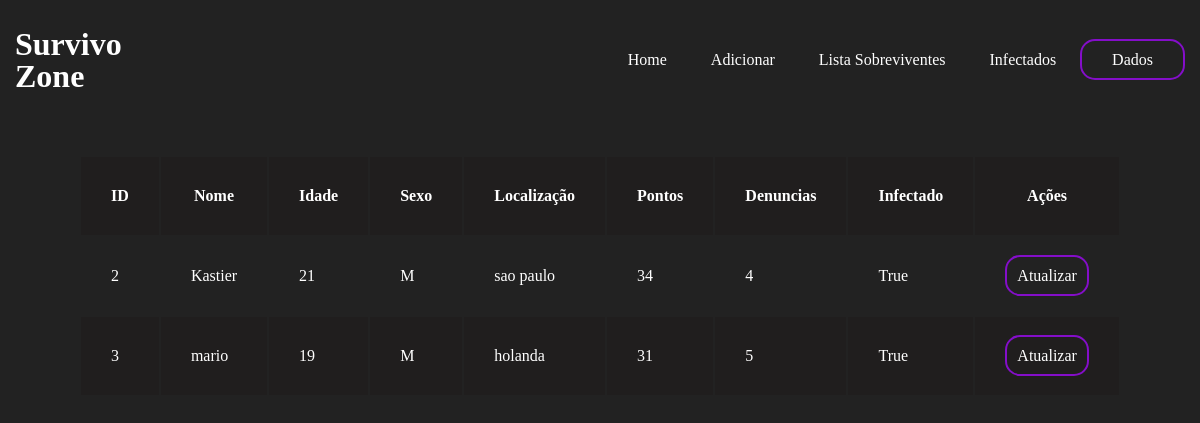
/lista_infectados/, run on an earlier commit of the app's database.
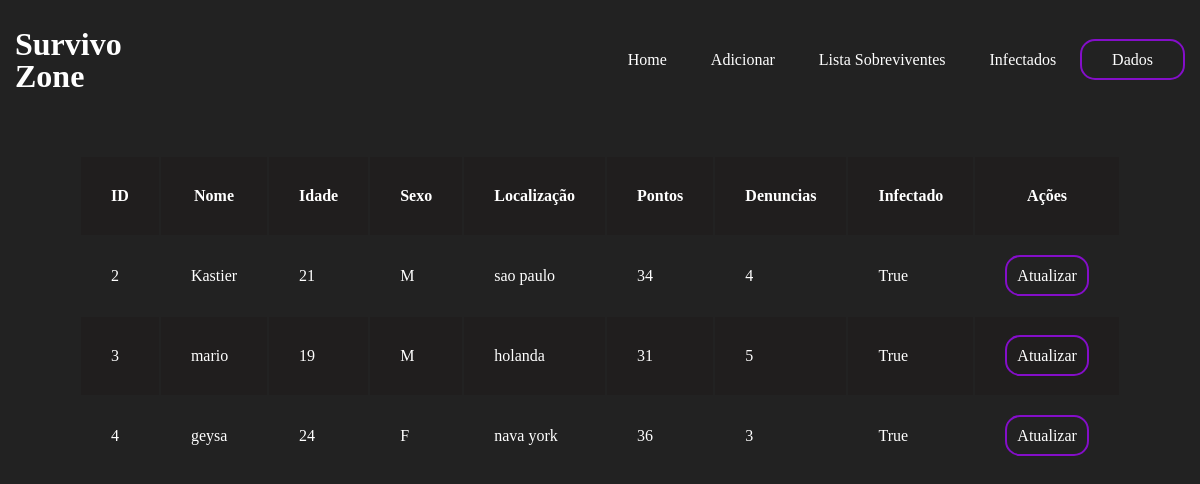
And on a later commit of the database.
### pessoa/models.py (models this page shows, shortened)
class Sobrevivente(models.Model):
    nome = models.CharField(max_length=100)
    idade = models.IntegerField()
    sexo = models.CharField(max_length=2)
    localizacao = models.CharField(max_length=100)
    denuncias = models.IntegerField(default=0)
    agua = models.IntegerField(default=0)
    medicamento = models.IntegerField(default=0)
    comida = models.IntegerField(default=0)
    municao = models.IntegerField(default=0)
    pontos = models.IntegerField(default=0)
    infectado = models.BooleanField(default=False)

### pessoa/views.py (the view)
# urls.py: path('lista_infectados/', views.lista_infectados, name='lista_infectados'),
def lista_infectados(request):
    sobreviventes = Sobrevivente.objects.filter(infectado=True)
    context = {'sobreviventes': sobreviventes}
    return render(request, 'lista_infectados.html', context)

### pessoa/templates/lista_infectados.html
{% extends 'base.html' %}
{% load static %}
{% block 'head'%}
<link rel="stylesheet" href="{% static 'css/nao_infectados.css' %}">
{% endblock %}
{% block 'conteudo'%}
  {% if sobreviventes %}
  <table>
    <thead>
      <tr>
        <th>ID</th>
        <th>Nome</th>
        <th>Idade</th>
        <th>Sexo</th>
        <th>Localização</th>
        <th>Pontos</th>
        <th>Denuncias</th>
        <th>Infectado</th>
        <th>Ações</th>
      </tr>
    </thead>
    <tbody>
      {% for sobrevivente in sobreviventes %}
      <tr>
        <td>{{ sobrevivente.id }}</td>
        <td>{{ sobrevivente.nome }}</td>
        <td>{{ sobrevivente.idade }}</td>
        <td>{{ sobrevivente.sexo }}</td>
        <td>{{ sobrevivente.localizacao }}</td>
        <td>{{ sobrevivente.pontos }}</td>
        <td>{{ sobrevivente.denuncias }}</td>
        <td>{{ sobrevivente.infectado }}</td>
        <td>
          <a href="{}" id="atualizar">Atualizar</a>
        </td>
      </tr>
      {% endfor %}
    </tbody>
  {% else %}
    <p>Não há sobreviventes não infectados.</p>
  {% endif %}
{%endblock%}

What changed in the data, as far as the page shows it:
now on this page (row edited): Sobrevivente: id "4", nome "geysa", idade "24", sexo "F", localizacao "nava york", pontos "36", denuncias "3", infectado "True"
